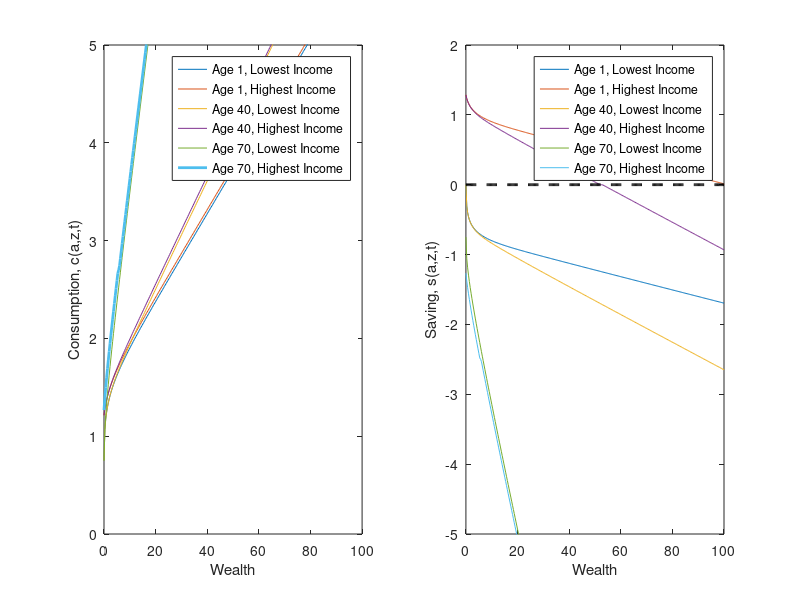

Recreate this plot in MATLAB.
% Lifecycle model
% written by Benjamin Moll
clear all; clc; close all;

%tic

%--------------------------------------------------
%% PARAMETERS
ga = 2;       % CRRA utility with parameter gamma
sig2 = (0.8)^2;  % sigma^2 O-U
Corr = exp(-0.9);  % persistence -log(Corr) O-U
rho = 0.05;   % discount rate
r = 0.035;
w = 1;

zmean = exp(sig2/2);

J=15;         % number of z points 
zmin = 0.75;   % Range z
zmax = 2.5;
amin = 0;    % borrowing constraint
amax = 100;    % range a
I=300;        % number of a points 

T=75;       %maximum age
ret_age = 65;
%pension_theta = 0.5; % pension rate
%b = theta * w * zmean;
N=300;      %number of age steps
%N=75;      %number of age steps
%N=10;      %number of age steps
dt=T/N;
r_age = round(ret_age / dt); % 65 is the age of retirement

%% simulation parameters
maxit  = 100;     %maximum number of iterations in the HJB loop
crit = 10^(-10); %criterion HJB loop

%ORNSTEIN-UHLENBECK IN LOGS
the = -log(Corr);

%--------------------------------------------------
%VARIABLES 
a = linspace(amin,amax,I)';  %wealth vector
da = (amax-amin)/(I-1);      
z = linspace(zmin,zmax,J);   % productivity vector
dz = (zmax-zmin)/(J-1);
dz2 = dz^2;
aa = a*ones(1,J);
zz = ones(I,1)*z;

mu = -the.*z.*log(z)+sig2/2*z;   %DRIFT (FROM ITO'S LEMMA)
s2 = sig2.*z.^2;                   %VARIANCE (FROM ITO'S LEMMA)

%Finite difference approximation of the partial derivatives
Vaf = zeros(I,J);             
Vab = zeros(I,J);
Vzf = zeros(I,J);
Vzb = zeros(I,J);
Vzz = zeros(I,J);
c = zeros(I,J);

%% CONSTRUCT MATRIX Aswitch SUMMARIZING EVOLUTION OF z
yy = - s2/dz2 - mu/dz;
chi =  s2/(2*dz2);
zeta = mu/dz + s2/(2*dz2);

%This will be the upperdiagonal of the matrix Aswitch
updiag=zeros(I,1); %This is necessary because of the peculiar way spdiags is defined.
for j=1:J
    updiag=[updiag;repmat(zeta(j),I,1)];
end

%This will be the center diagonal of the matrix Aswitch
centdiag=repmat(chi(1)+yy(1),I,1);
for j=2:J-1
    centdiag=[centdiag;repmat(yy(j),I,1)];
end
centdiag=[centdiag;repmat(yy(J)+zeta(J),I,1)];

%This will be the lower diagonal of the matrix Aswitch
lowdiag=repmat(chi(2),I,1);
for j=3:J
    lowdiag=[lowdiag;repmat(chi(j),I,1)];
end

%Add up the upper, center, and lower diagonal into a sparse matrix
Aswitch=spdiags(centdiag,0,I*J,I*J)+spdiags(lowdiag,-I,I*J,I*J)+spdiags(updiag,I,I*J,I*J);


%% Preallocation
v = zeros(I,J,N);
gg = cell(N+1,1);
maxit = 1000;
convergence_criterion = 10^(-5);

%% terminal condition on value function: value of death \approx 0
small_number1 = 10^(-8); small_number2 = 10^(-8);
v_terminal = small_number1*(small_number2 + aa).^(1-ga)/(1-ga);

V = v_terminal;
    
    for n=N:-1:1
        disp(['age = ', num2str(n*dt)])
        v(:,:,n)=V;
        % forward difference
        dVf(1:I-1,:) = (V(2:I,:)-V(1:I-1,:))/da;
        dVf(I,:) = (w*z + r.*amax).^(-ga); %will never be used, but impose state constraint a<=amax just in case
        % backward difference
        dVb(2:I,:) = (V(2:I,:)-V(1:I-1,:))/da;
        dVb(1,:) = (w*z + r.*amin).^(-ga); %state constraint boundary condition
        
        %consumption and savings with forward difference
        cf = dVf.^(-1/ga);
        ssf = w*zz + r.*aa - cf;
        %consumption and savings with backward difference
        cb = dVb.^(-1/ga);
        ssb = w*zz + r.*aa - cb;
        %consumption and derivative of value function at steady state
        c0 = w*zz + r.*aa;
        
        %upwind method
        If = ssf > 0; %positive drift --> forward difference
        Ib = ssb < 0; %negative drift --> backward difference
        I0 = (1-If-Ib); %at steady state
        
        c = cf.*If + cb.*Ib + c0.*I0;
        u = c.^(1-ga)/(1-ga);
        
        %CONSTRUCT MATRIX
        X = - min(ssb,0)/da;
        Y = - max(ssf,0)/da + min(ssb,0)/da;
        Z = max(ssf,0)/da;
        
        updiag=[0];
        for j=1:J
            updiag=[updiag;Z(1:I-1,j);0];
        end
        
        centdiag = reshape(Y,I*J,1);
        
        lowdiag=X(2:I,1);
        for j=2:J
            lowdiag=[lowdiag;0;X(2:I,j)];
        end
        
        A=Aswitch+spdiags(centdiag,0,I*J,I*J)+spdiags([updiag;0],1,I*J,I*J)+spdiags([lowdiag;0],-1,I*J,I*J);

       if max(abs(sum(A,2)))>10^(-9)
           disp('Improper Transition Matrix')
           break
       end
       
        %%Note the syntax for the cell array
        A_t{n} = A;
        B = (1/dt + rho)*speye(I*J) - A;
        
        u_stacked = reshape(u,I*J,1);
        V_stacked = reshape(V,I*J,1);
        
        b = u_stacked + V_stacked/dt;
        V_stacked = B\b; %SOLVE SYSTEM OF EQUATIONS
        
        V = reshape(V_stacked,I,J);
        c_t{n} = c;
        % ss_t{n} = w*zz + r.*aa - c;

        if n >= r_age
            ss_t{n} =  r.*aa - c;
        else
            ss_t{n} = w*zz + r.*aa - c;
        end

    end

%toc
    
%%
plot(a,c_t{1})
plot(a,ss_t{1},a,zeros(I,1),'k--')

plot(a,c_t{N-1})
plot(a,ss_t{N-1},a,zeros(I,1),'k--')

subplot(1,2,1)
set(gca,'FontSize',16)
plot(a,c_t{1/dt}(:,1),a,c_t{1/dt}(:,J),a,c_t{40/dt}(:,1),a,c_t{40/dt}(:,J),a,c_t{70/dt}(:,1),a,c_t{70/dt}(:,J),'Linewidth',2)
legend('Age 1, Lowest Income','Age 1, Highest Income','Age 40, Lowest Income','Age 40, Highest Income','Age 70, Lowest Income','Age 70, Highest Income')
ylim([0 5])
xlabel('Wealth')
ylabel('Consumption, c(a,z,t)')

subplot(1,2,2)
set(gca,'FontSize',16)
plot(a,ss_t{1/dt}(:,1),a,ss_t{1/dt}(:,J),a,ss_t{40/dt}(:,1),a,ss_t{40/dt}(:,J),a,ss_t{70/dt}(:,1),a,ss_t{70/dt}(:,J),a,zeros(I,1),'k--','Linewidth',2)
legend('Age 1, Lowest Income','Age 1, Highest Income','Age 40, Lowest Income','Age 40, Highest Income','Age 70, Lowest Income','Age 70, Highest Income')
ylim([-5 2])
xlabel('Wealth')
ylabel('Saving, s(a,z,t)')

print -depsc lifecycle.eps